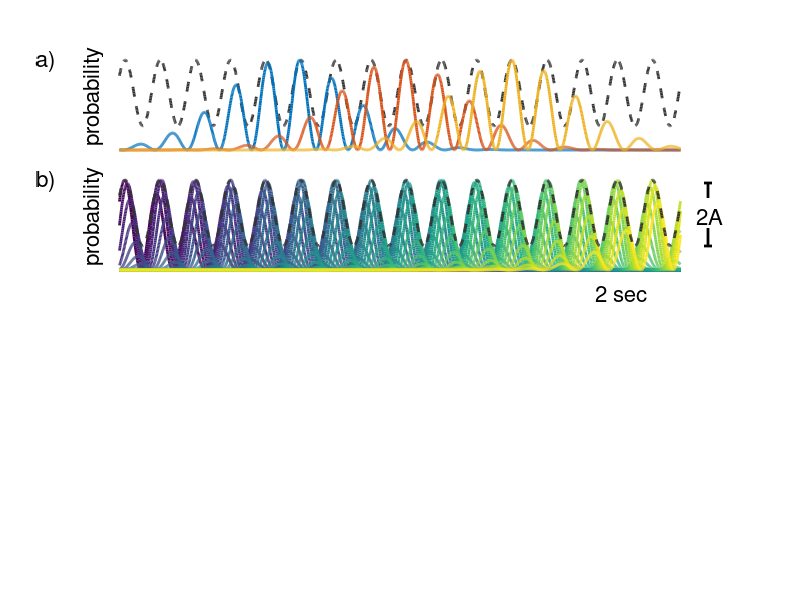

Reproduce this figure in MATLAB. (Note: this script raises an error after producing the figure.)
function OscilModelOpt2

NOPLOT = 0;
GoPrint = 0;

%%%%%%%%%%%%%%%%%%%%%%%%%%%%%%%%%%%%%%%%%%%%
%% default parameters

sig = 0.32; % [sec]
f0 = 8.7;    % [Hz]
cf = 1/(3*sqrt(2)*sig*f0); % dimension less 

ft = f0*(1-cf);

t=[1:0.001:10]'; %% 10 sec
for n=1:100
  T = 0.1*n;
  tau = cf*T;
  y(:,n) = 0.5*(1+cos(2*pi*f0*(t-tau))).*exp(-(t-T).^2/sig^2);
end

%% example neurons
cl = [23:2:27]*2;

%%%%%%%%%%%%%%%%%%%%%%%%%%%%%%%%%%%%%%%%%%%%
%% Example Figure
figure(123);clf
set(gcf,'position',[1829 370 592 541])


%%
subplot('position',[0.15 0.75 0.7 0.15])
hold on
%% 
yy = sum(y,2);
plot(t,[yy/max(yy)],'color',[1 1 1]*0.2,'LineStyle','--','LineWidth',2)
cc = colormap('lines');
l = 1:3;
k=3;
for n=1:k
  plot(t,y(:,cl(n))/max(y(:,cl(n))),'LineWidth',2,'Color',cc(l(n),:))
end
ylabel('rate','FontSize',16)
xlim([4 6])
set(gca,'TickDir','out','FontSize',16,'XTick',[],'YTick',[])
box off
axis off
text(3.9,0.05,'probability','FontSize',16,'rotation',90)
b=get(gca,'ylim');
text(3.7,b(2),'a)','FontSize',16);

%%
subplot('position',[0.15 0.55 0.7 0.15])
hold on
colormap('default')
cc = colormap;
k=22; l = round(linspace(1,64,k));
cll = [40:1:70];
for n=1:k
  plot(t,y(:,cll(n))/max(y(:,cll(n))),'LineWidth',2,'Color',cc(l(n),:))
end
yy = sum(y,2);
plot(t,[yy/max(yy)],'color',[1 1 1]*0.2,'LineStyle','--','LineWidth',2)
xlabel('time [sec]','FontSize',16)
ylabel('probability','FontSize',16)
xlim([4 6])
set(gca,'TickDir','out','FontSize',16,'XTick',[],'YTick',[])
box off
axis off
text(5.7,-0.25,'2 sec','FontSize',16)
text(3.9,0.05,'probability','FontSize',16,'rotation',90)
text(6.06,0.6,'2A','FontSize',16);
annotation('line',[0.875 0.875]+0.01,[0.67 0.695],'LineWidth',2);
annotation('line',[0.875 0.875]+0.01,[0.59 0.62],'LineWidth',2);

annotation('line',[0.87 0.88]+0.01,[0.59 0.59],'LineWidth',2);
annotation('line',[0.87 0.88]+0.01,[0.695 0.695],'LineWidth',2);

b=get(gca,'ylim');
text(3.7,b(2),'b)','FontSize',16);

PrintFig('OscilModelPart',1)
return
keyboard

%PrintFig('OscilModel.crt',GoPrint)

%%%%%%%%%%%%%%%%%%%%%%%%%%%%%%%%%%%%%%%%%%%%
if NOPLOT
  figure(76263);clf
  subplot('position',[0.1 0.15 0.7 0.8])
  hold on
  cc = colormap('lines');
  l = 1:3;
  k=3; 
  %l = round(linspace(1,64,k));
  %cl = [23:2:27];
  for n=1:k
    plot(t,y(:,cl(n))/max(y(:,cl(n))),'LineWidth',2,'Color',cc(l(n),:))
    ylabel('rate','FontSize',16)
    xlim([4 6])
    set(gca,'TickDir','out','FontSize',16,'XTick',[],'YTick',[])
    box off
    axis off
    text(3.95,0.3,'rate','FontSize',16,'rotation',90)
    text(5.8,-0.1,'2 sec','FontSize',16)
    PrintFig(['OscilModelScatch' num2str(n)],0)
  end
  yy = sum(y,2);
  plot(t,[yy/max(yy)],'color',[1 1 1]*0.2,'LineStyle','--','LineWidth',2)
  PrintFig('OscilModelScatch4',0)
end

%%%%%%%%%%%%%%%%%%%%%%%%%%%%%%%%%%%%%%%%%%%%
%% PHASE
%% compute the phase of yy
gt = find(t>1 & t<=9);
t2 = t(gt)-1;
yy2 = [yy(gt)/max(yy(gt))];
a = (max(yy2)-min(yy2))/2;
b = (max(yy2)+min(yy2))/2;
yy2 = (yy2-b)/a;
dyy = diff(yy2)./diff(t2);
dyy = dyy/max(dyy);

dt = t2(2:end)-mean(diff(t2))/2;
yy3 = yy2(1:end-1)+diff(yy2)/2;

phi = angle(yy3-i*dyy);
phi = mod(phi+pi,2*pi);

subplot('position',[0.15 0.15 0.7 0.3])
hold on
cc = colormap('lines');
l = 1:3;
k=3; 
rate = 100/sig;
for n=1:k
  y2 = y(:,cl(n))/max(y(:,cl(n)));
  y22 = zeros(size(y2));
  y22 = y2;%(find(y2>=0)) = y2(find(y2>=0));
  y3 = cumsum(y22)/sum(y22);
  r = rand(10000,1);
  [xx xi yi] = NearestNeighbour(y3,r);
  %% randomize
  rdt =  t(xi)+(rand(size(xi))-0.5)*0.3;%*0.3;
  rph =  phi(xi)*180/pi + (rand(size(xi))-0.5)*20;
  
  plot(rdt(1:10:end),rph(1:10:end),'o','markersize',3,'markerfacecolor',cc(l(n),:),'markeredgecolor',cc(l(n),:))
  plot(rdt(1:10:end),rph(1:10:end)+360,'o','markersize',3,'markerfacecolor',cc(l(n),:),'markeredgecolor',cc(l(n),:))
  
  bin = [0:30:720];
  h(:,n) = histcI([rph;rph+360],bin);
end
axis tight
xlim([4 6])
ylim([0 720])
set(gca,'TickDir','out','FontSize',16,'XTick',[],'YTick',[0:180:720])
box off
%axis off
%text(3.75,300,'phase [deg]','FontSize',16,'rotation',90)
ylabel('phase [deg]','FontSize',16)
text(5.7,-70,'2 sec','FontSize',16)

text(3.65,720,'C','FontSize',16);


%%%%%%%%
subplot('position',[0.85 0.15 0.1 0.3])
plot(h,bin(1:end-1)+mean(diff(bin))/2,'LineWidth',2)
axis tight
xlim([0 max(h(:))])
ylim([0 720])
box off
axis off
text(100,-70,'count','FontSize',16)

%PrintFig(['OscilModelScatchPh'],GoPrint)
PrintFig('OscilModel.crt',GoPrint)


%%%%%%%%%%%%%%%%%%%%%%%%%%%%%%%%%%%%%%%%%%%%
%% frequency and amplitude

%% optimal parameters
sig = 0.353; % [sec]
a = 3*sqrt(2);%a = 2*sqrt(-log(0.1));
f0 = 8.6;    % [Hz]
cf = 1/(a*sig*f0); % dimension less 

ft = f0*(1-cf);

t=[1:0.001:10]'; %% 10 sec

fprintf(['f0=' num2str(f0) 'c=' num2str(cf) ' L=' num2str(a*sig) ' ft=' num2str(ft) '\n']);


%% delay - compression factor
k=20;
for m=1:k
  cfm(m) = m * cf/k*2;
  f0m(m) = m * f0/k + f0/2;
  sigm(m) = m*0.11/2;
  for n=1:100
    T = 0.1*n;
    % cf
    tau = cfm(m)*T;
    ytau(:,n) = 0.5*(1+cos(2*pi*f0*(t-tau))).*exp(-(t-T).^2/sig^2);
    % f0
    tau = cf*T;
    yf0(:,n) = 0.5*(1+cos(2*pi*f0m(m)*(t-tau))).*exp(-(t-T).^2/sig^2);
    % sig
    tau = cf*T;
    ysig(:,n) = 0.5*(1+cos(2*pi*f0*(t-tau))).*exp(-(t-T).^2/sigm(m)^2);
  end
  gt = find(t>3 & t<7);
  % cf 
  sy = sum(ytau,2)/max(sum(ytau,2));
  amptau(m) = diff([min(sy(gt)) max(sy(gt))]);
  fttau(m) = f0*(1-cfm(m));
  %dphitau(m,:) = OscilModelOpt_funcPhi(sig,cfm(m),f0,fttau(m),50*0.1);
  dphitau(m,:) = 2*pi*a *f0 *cfm(m) *sig *180/pi;
  % f0
  sy = sum(yf0,2)/max(sum(yf0,2));
  ampf0(m) = diff([min(sy(gt)) max(sy(gt))]);
  ftf0(m) = f0m(m)*(1-cf);
  %dphif0(m,:) = OscilModelOpt_funcPhi(sig,cf,f0m(m),ftf0(m),50*0.1);
  dphif0(m,:) = 2*pi*a *f0m(m) *cf *sig *180/pi;
  % sig
  sy = sum(ysig,2)/max(sum(ysig,2));
  ampsig(m) = diff([min(sy(gt)) max(sy(gt))]);
  ftsig(m) = f0*(1-cf);
  sigma = sigm*a;
  %dphisig(m,:) = OscilModelOpt_funcPhi(sigm(m),cf,f0,ftsig(m),50*0.1);
  dphisig(m,:) = 2*pi*a *f0 *cf *sigm(m) *180/pi;
end

figure(72356);clf
set(gcf,'position',[1828         233         729         676]);
c = [0.5 0.5 1];
%
subplot('position',[0.15 0.75 0.2 0.2]) %% 331
plot(cfm,fttau,'o','markeredgecolor',c,'markerfacecolor',c);
%set(gca,'TickDir','out','FontSize',16,'YTick',[6.5:0.5:8.5])
set(gca,'TickDir','out','FontSize',16,'YTick',[4:2:12])
axis tight 
%ylim([6.5 8])
ylim([4 12])
box off
Lines(cf,[],[],'--');
al = get(gca,'XLim');
bl = get(gca,'YLim');
xlabel('compression factor c','FontSize',16,'position',[mean(al) mean(bl)-diff(bl)*0.75])
ylabel('popul. freq. f_\theta [Hz]','FontSize',16,'position',[mean(al)-diff(al)*0.7 mean(bl)])
%
subplot('position',[0.44 0.75 0.2 0.2]) %% 332
plot(cfm,amptau,'o','markeredgecolor',c,'markerfacecolor',c)
set(gca,'TickDir','out','FontSize',16)
axis tight 
ylim([0 1])
box off
Lines(cf,[],[],'--');
al = get(gca,'XLim');
bl = get(gca,'YLim');
xlabel('compression factor c','FontSize',16,'position',[mean(al) mean(bl)-diff(bl)*0.75]) 
ylabel('amplitude A','FontSize',16,'position',[mean(al)-diff(al)*0.7 mean(bl)])
%
subplot('position',[0.75 0.75 0.2 0.2]) %% 333
plot(cfm,dphitau,'o','markeredgecolor',c,'markerfacecolor',c)
%set(gca,'TickDir','out','FontSize',16,'YTick',[0:180:720])
set(gca,'TickDir','out','FontSize',16,'YTick',[0:360:1080])
axis tight 
ylim([0 1160])
box off
Lines(cf,[],[],'--');
al = get(gca,'XLim');
bl = get(gca,'YLim');
xlabel('compression factor c','FontSize',16,'position',[mean(al) mean(bl)-diff(bl)*0.75])
ylabel('tot. phase \Delta\Phi [deg]','FontSize',16,'position',[mean(al)-diff(al)*0.8 mean(bl)])
%
%
subplot('position',[0.15 0.45 0.2 0.2]) %% 334
plot(f0m,ftf0,'o','markeredgecolor',c,'markerfacecolor',c);
set(gca,'TickDir','out','FontSize',16,'XTick',[4:2:12],'YTick',[4:2:12])
hold on
plot([4 12],[4 12],'k--')
axis tight 
xlim([4 12])
ylim([4 12])
box off
Lines(f0,[],[],'--');
al = get(gca,'XLim');
bl = get(gca,'YLim');
xlabel('frequency f_0 [Hz]','FontSize',16,'position',[mean(al) mean(bl)-diff(bl)*0.75])
ylabel('popul. freq. f_\theta [Hz]','FontSize',16,'position',[mean(al)-diff(al)*0.7 mean(bl)])
%
subplot('position',[0.44 0.45 0.2 0.2]) %% 335
plot(f0m,ampf0,'o','markeredgecolor',c,'markerfacecolor',c)
set(gca,'TickDir','out','FontSize',16,'XTick',[4:2:12])
axis tight 
xlim([4 12])
ylim([0 1])
box off
Lines(f0,[],[],'--');
al = get(gca,'XLim');
bl = get(gca,'YLim');
xlabel('frequency f_0 [Hz]','FontSize',16,'position',[mean(al) mean(bl)-diff(bl)*0.75])
ylabel('amplitude A','FontSize',16,'position',[mean(al)-diff(al)*0.7 mean(bl)])
%
subplot('position',[0.75 0.45 0.2 0.2]) %% 336
plot(f0m,dphif0,'o','markeredgecolor',c,'markerfacecolor',c)
%set(gca,'TickDir','out','FontSize',16,'XTick',[4:2:12],'YTick',[0:90:720])
set(gca,'TickDir','out','FontSize',16,'XTick',[4:2:12],'YTick',[0:360:1080])
axis tight 
xlim([4 12])
ylim([0 1160]);
box off
Lines(f0,[],[],'--');
al = get(gca,'XLim');
bl = get(gca,'YLim');
xlabel('frequency f_0 [Hz]','FontSize',16,'position',[mean(al) mean(bl)-diff(bl)*0.75])
ylabel('tot. phase \Delta\Phi [deg]','FontSize',16,'position',[mean(al)-diff(al)*0.8 mean(bl)])
%
%
subplot('position',[0.15 0.15 0.2 0.2]) %% 337
plot(sigma,ftsig,'o','markeredgecolor',c,'markerfacecolor',c);
set(gca,'TickDir','out','FontSize',16,'YTick',[4:2:12])
axis tight 
ylim([4 12])
box off
Lines(sig*a,[],[],'--');
al = get(gca,'XLim');
bl = get(gca,'YLim');
xlabel('field size L [sec]','FontSize',16,'position',[mean(al) mean(bl)-diff(bl)*0.75])
ylabel('popul. freq. f_\theta [Hz]','FontSize',16,'position',[mean(al)-diff(al)*0.7 mean(bl)])
%
subplot('position',[0.44 0.15 0.2 0.2]) %% 338
plot(sigma,ampsig,'o','markeredgecolor',c,'markerfacecolor',c)
set(gca,'TickDir','out','FontSize',16)
axis tight 
ylim([0 1])
box off
Lines(sig*a,[],[],'--');
al = get(gca,'XLim');
bl = get(gca,'YLim');
xlabel('field size L [sec]','FontSize',16,'position',[mean(al) mean(bl)-diff(bl)*0.75])
ylabel('amplitude A','FontSize',16,'position',[mean(al)-diff(al)*0.7 mean(bl)])
%
subplot('position',[0.75 0.15 0.2 0.2]) %% 339
plot(sigma,dphisig,'o','markeredgecolor',c,'markerfacecolor',c)
set(gca,'TickDir','out','FontSize',16,'YTick',[0:360:1260])
axis tight 
ylim([0 1160]);
box off
Lines(sig*a,[],[],'--');
al = get(gca,'XLim');
bl = get(gca,'YLim');
xlabel('field size L [sec]','FontSize',16,'position',[mean(al) mean(bl)-diff(bl)*0.75])
ylabel('tot. phase \Delta\Phi [deg]','FontSize',16,'position',[mean(al)-diff(al)*0.8 mean(bl)])


text(-15.5,4650,'A','FontSize',16);
text(-15.5,2900,'B','FontSize',16);
text(-15.5,1200,'C','FontSize',16);



PrintFig(['OscilModel.var'],GoPrint)


%%%%%%%%%%%%%%%%%%
%% vary bound parameters
stp = 50;


vf0 = [4:8/stp:12];
vL =  [0.5:5.5/stp:6];
vc =  [0.02:0.18/stp:0.2];

f0 = repmat(vf0,stp+1,1);
L =  repmat(vL',1,stp+1);
c =  repmat(vc',1,stp+1);

%% L=1.4
%% f_\theta=8
%% c = 0.085

figure(876);clf
set(gcf,'position',[1762 398 747 290])

subplot('position',[0.13 0.2 0.3 0.7])
imagesc(vf0,vL,f0-1./L)
colorbar
axis xy
hold on
plot(vf0,1./(vf0-8),'k','LineWidth',2);
xlabel('frequency f_0 [Hz]','FontSize',16)
ylabel('field size L [sec]','FontSize',16)
set(gca,'TickDir','out','FontSize',16,'XTick',[2:2:12])
box off
text(16,5.5,'popul. freq. f_\theta [Hz]','FontSize',16,'rotation',-90)

subplot('position',[0.6 0.2 0.3 0.7])
imagesc(vf0,vL,1./(f0.*L))
colorbar
axis xy
hold on
plot(vf0,1./(0.085*vf0),'k','LineWidth',2);
xlabel('frequency f_0 [Hz]','FontSize',16)
ylabel('field size L [sec]','FontSize',16)
set(gca,'TickDir','out','FontSize',16,'XTick',[2:2:12])
box off
text(16.7,5.5,'comression factor c','FontSize',16,'rotation',-90)

text(-16.5,6,'A','FontSize',16)
text(1,6,'B','FontSize',16)

PrintFig(['OscilModel.col'],GoPrint)



return;
%%%%%%%%%%%%%%%%%%%%%%%%%%%%%%%%%%%%%%%%%%%%
%%%%%%%%%%%%%%%%%%%%%%%%%%%%%%%%%%%%%%%%%%%%
%%%%%%%%%%%%%%%%%%%%%%%%%%%%%%%%%%%%%%%%%%%%
%%%%%%%%%%%%%%%%%%%%%%%%%%%%%%%%%%%%%%%%%%%%
%%%%%%%%%%%%%%%%%%%%%%%%%%%%%%%%%%%%%%%%%%%%
%%%%%%%%%%%%%%%%%%%%%%%%%%%%%%%%%%%%%%%%%%%%
%%%%%%%%%%%%%%%%%%%%%%%%%%%%%%%%%%%%%%%%%%%%
%%%%%%%%%%%%%%%%%%%%%%%%%%%%%%%%%%%%%%%%%%%%
%%%%%%%%%%%%%%%%%%%%%%%%%%%%%%%%%%%%%%%%%%%%
%%%%%%%%%%%%%%%%%%%%%%%%%%%%%%%%%%%%%%%%%%%%
%%%%%%%%%%%%%%%%%%%%%%%%%%%%%%%%%%%%%%%%%%%%

